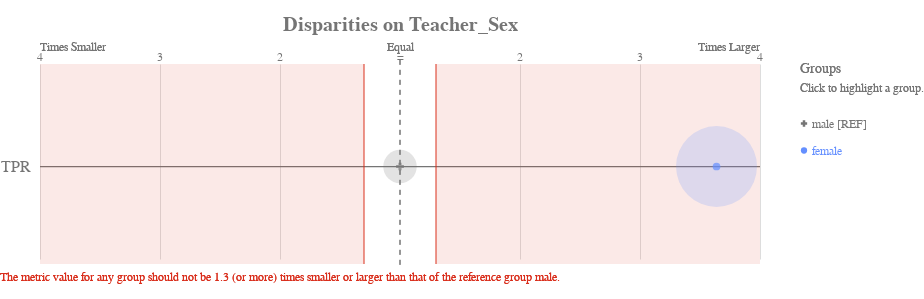

This figure's notebook cell:
### Code cell
ap.disparity(bdf, metrics, 'teacher_sex', fairness_threshold = 1.3)

### Figure 1 — Vega-Lite specification as saved in the notebook (floating-point values rounded to 4 significant figures)
{"config": {"view": {"continuousWidth": 400, "continuousHeight": 300, "strokeWidth": 0}, "axisLeft": {"labelColor": "rgb(117,117,117)", "labelFont": "Arial", "labelFontSize": 16}, "title": {"align": "center", "baseline": "middle", "color": "rgb(117,117,117)", "font": "Arial", "fontSize": 20, "fontWeight": "bold"}}, "layer": [{"data": {"name": "data-00ac13c15038262a930aaba6584e6216"}, "mark": {"type": "rule", "stroke": "rgb(117,117,117)", "strokeWidth": 1.25, "tooltip": ""}, "encoding": {"x": {"type": "quantitative", "field": "x", "scale": {"domain": [-3, 3], "range": [40.0, 760.0]}}, "x2": {"field": "x2"}, "y": {"type": "nominal", "axis": {"domain": false, "labelAngle": 0, "labelPadding": -30, "orient": "left", "ticks": false, "title": ""}, "field": "metric", "scale": {"domain": ["TPR"], "range": [30, 225.0]}}}}, {"data": {"name": "data-79dd248bdaa0ea02c535240e8ad022c8"}, "mark": {"type": "rule", "stroke": "rgb(117,117,117)", "strokeDash": [5, 5], "strokeWidth": 1}, "encoding": {"tooltip": {"value": "male [REF]"}, "x": {"value": 400.0}, "y": {"value": 20.83}, "y2": {"value": 229.2}}}, {"data": {"name": "data-3a1d065fd3aa317a7985f416b0b7774b"}, "mark": {"type": "text", "align": "center", "color": "rgb(117,117,117)", "font": "Arial", "fontSize": 12, "fontWeight": "normal", "tooltip": ""}, "encoding": {"text": {"type": "nominal", "field": "label"}, "x": {"type": "quantitative", "field": "value", "scale": {"domain": [-3, 3], "range": [40.0, 760.0]}}, "y": {"value": 17.5}}}, {"layer": [{"mark": {"type": "text", "align": "left", "fill": "rgb(117,117,117)", "font": "Arial", "fontSize": 12, "fontWeight": "normal", "tooltip": ""}, "encoding": {"text": {"value": "Times Smaller"}, "x": {"value": 40.0}, "y": {"value": 7.5}}}, {"mark": {"type": "text", "align": "right", "fill": "rgb(117,117,117)", "font": "Arial", "fontSize": 12, "fontWeight": "normal", "tooltip": ""}, "encoding": {"text": {"value": "Times Larger"}, "x": {"value": 760.0}, "y": {"value": 7.5}}}, {"mark": {"type": "text", "align": "center", "fill": "rgb(117,117,117)", "font": "Arial", "fontSize": 12, "fontWeight": "normal", "tooltip": ""}, "encoding": {"text": {"value": "Equal"}, "x": {"value": 400.0}, "y": {"value": 7.5}}}], "data": {"name": "data-79dd248bdaa0ea02c535240e8ad022c8"}}, {"layer": [{"mark": {"type": "rule", "opacity": 0.8, "stroke": "rgb(217, 46, 28)", "strokeWidth": 1.25, "tooltip": ""}, "encoding": {"x": {"type": "quantitative", "field": "min", "scale": {"domain": [-3, 3], "range": [40.0, 760.0]}}, "y": {"value": 25.0}, "y2": {"value": 225.0}}}, {"mark": {"type": "rule", "opacity": 0.8, "stroke": "rgb(217, 46, 28)", "strokeWidth": 1.25, "tooltip": ""}, "encoding": {"x": {"type": "quantitative", "field": "max", "scale": {"domain": [-3, 3], "range": [40.0, 760.0]}}, "y": {"value": 25.0}, "y2": {"value": 225.0}}}, {"layer": [{"mark": {"type": "rect", "fill": "rgb(217, 46, 28)", "opacity": 0.1, "tooltip": ""}, "encoding": {"x": {"type": "quantitative", "field": "min", "scale": {"domain": [-3, 3], "range": [40.0, 760.0]}}, "x2": {"field": "lower_end"}, "y": {"value": 25.0}, "y2": {"value": 225.0}}}, {"mark": {"type": "rect", "fill": "rgb(217, 46, 28)", "opacity": 0.1, "tooltip": ""}, "encoding": {"x": {"type": "quantitative", "field": "max", "scale": {"domain": [-3, 3], "range": [40.0, 760.0]}}, "x2": {"field": "upper_end"}, "y": {"value": 25.0}, "y2": {"value": 225.0}}}]}, {"data": {"name": "data-79dd248bdaa0ea02c535240e8ad022c8"}, "mark": {"type": "text", "align": "left", "baseline": "top", "fill": "rgb(217, 46, 28)", "font": "Arial", "fontSize": 12, "fontWeight": "normal", "tooltip": ""}, "encoding": {"text": {"value": "The metric value for any group should not be 1.3 (or more) times smaller or larger than that of the reference group male."}, "x": {"value": 0}, "y": {"value": 233.3}}}], "data": {"name": "data-c630af60ccfdede051fcc4a90fc2e3c6"}}, {"layer": [{"mark": "circle"}, {"data": {"name": "data-ed0e8455a754fea6eab871df6477faa8"}, "mark": {"type": "circle", "opacity": 0.2}, "encoding": {"color": {"condition": {"type": "nominal", "field": "attribute_value", "legend": null, "scale": {"domain": ["male", "female"], "range": ["rgb(117,117,117)", "rgb(100, 143, 255)", "rgb(254, 97, 0)", "rgb(220, 38, 127)", "rgb(255, 176, 0)", "rgb(120, 94, 240)"]}, "selection": "selector049"}, "value": "rgb(224,224,224)"}, "size": {"type": "quantitative", "field": "group_size", "legend": null, "scale": {"domain": [0, 18110.0], "range": [0, 7854.0]}}, "tooltip": [{"type": "nominal", "field": "attribute_value", "title": "Group"}, {"type": "nominal", "field": "tooltip_group_size", "title": "Group Size"}, {"type": "nominal", "field": "tooltip_disparity_explanation_tpr", "title": "Disparity"}, {"type": "quantitative", "field": "tpr", "format": ".2f", "title": "TPR"}], "x": {"type": "quantitative", "axis": {"domain": false, "labels": false, "ticks": false, "title": null, "values": [1, 2, 3, -3, -2, -1]}, "field": "tpr_disparity_scaled", "scale": {"domain": [-3, 3], "range": [40.0, 760.0]}}, "y": {"type": "nominal", "axis": {"domain": false, "grid": false, "labels": false, "ticks": false, "title": " "}, "field": "metric_variable", "scale": {"domain": ["TPR"], "range": [30, 225.0]}}}, "selection": {"selector051": {"type": "multi", "empty": "all", "fields": ["attribute_value"]}}, "transform": [{"calculate": "'TPR'", "as": "metric_variable"}]}, {"layer": [{"mark": "point"}, {"data": {"name": "data-ed0e8455a754fea6eab871df6477faa8"}, "mark": {"type": "point", "filled": true, "size": 60}, "encoding": {"color": {"condition": {"type": "nominal", "field": "attribute_value", "legend": null, "scale": {"domain": ["male", "female"], "range": ["rgb(117,117,117)", "rgb(100, 143, 255)", "rgb(254, 97, 0)", "rgb(220, 38, 127)", "rgb(255, 176, 0)", "rgb(120, 94, 240)"]}, "selection": "selector049"}, "value": "rgb(224,224,224)"}, "shape": {"type": "nominal", "field": "attribute_value", "legend": null, "scale": {"domain": ["male", "female"], "range": ["cross", "circle"]}}, "tooltip": [{"type": "nominal", "field": "attribute_value", "title": "Group"}, {"type": "nominal", "field": "tooltip_group_size", "title": "Group Size"}, {"type": "nominal", "field": "tooltip_disparity_explanation_tpr", "title": "Disparity"}, {"type": "quantitative", "field": "tpr", "format": ".2f", "title": "TPR"}], "x": {"type": "quantitative", "axis": {"domain": false, "labels": false, "ticks": false, "title": null, "values": [1, 2, 3, -3, -2, -1]}, "field": "tpr_disparity_scaled", "scale": {"domain": [-3, 3], "range": [40.0, 760.0]}}, "y": {"type": "nominal", "axis": {"domain": false, "grid": false, "labels": false, "ticks": false, "title": " "}, "field": "metric_variable", "scale": {"domain": ["TPR"], "range": [30, 225.0]}}}, "selection": {"selector050": {"type": "multi", "empty": "all", "fields": ["attribute_value"]}}, "transform": [{"calculate": "'TPR'", "as": "metric_variable"}]}]}]}, {"layer": [{"mark": {"type": "point", "filled": true, "opacity": 1, "size": 39.48}, "encoding": {"color": {"condition": {"type": "nominal", "field": "attribute_value", "legend": null, "scale": {"domain": ["male", "female"], "range": ["rgb(117,117,117)", "rgb(100, 143, 255)", "rgb(254, 97, 0)", "rgb(220, 38, 127)", "rgb(255, 176, 0)", "rgb(120, 94, 240)"]}, "selection": "selector049"}, "value": "rgb(224,224,224)"}, "shape": {"type": "nominal", "field": "attribute_value", "legend": null, "scale": {"domain": ["male", "female"], "range": ["cross", "circle"]}}, "x": {"value": 804}, "y": {"type": "nominal", "axis": {"domain": false, "grid": false, "labels": false, "ticks": false, "title": " "}, "field": "attribute_value", "scale": {"domain": ["male", "female"], "range": [71, 125]}}}, "selection": {"selector049": {"type": "multi", "empty": "all", "fields": ["attribute_value"]}}}, {"mark": {"type": "text", "align": "left", "baseline": "middle", "font": "Arial", "fontSize": 12, "fontWeight": "normal"}, "encoding": {"color": {"condition": {"type": "nominal", "field": "attribute_value", "legend": null, "scale": {"domain": ["male", "female"], "range": ["rgb(117,117,117)", "rgb(100, 143, 255)", "rgb(254, 97, 0)", "rgb(220, 38, 127)", "rgb(255, 176, 0)", "rgb(120, 94, 240)"]}, "selection": "selector049"}, "value": "rgb(224,224,224)"}, "text": {"type": "nominal", "field": "label"}, "x": {"value": 812}, "y": {"type": "nominal", "axis": {"domain": false, "grid": false, "labels": false, "ticks": false, "title": " "}, "field": "attribute_value", "scale": {"domain": ["male", "female"], "range": [71, 125]}}}, "selection": {"selector052": {"type": "multi", "empty": "all", "fields": ["attribute_value"]}}}, {"data": {"name": "data-79dd248bdaa0ea02c535240e8ad022c8"}, "mark": {"type": "text", "align": "left", "baseline": "middle", "color": "rgb(117,117,117)", "font": "Arial", "fontSize": 12, "fontWeight": "normal"}, "encoding": {"text": {"value": "Click to highlight a group."}, "x": {"value": 800}, "y": {"value": 49}}}, {"data": {"name": "data-79dd248bdaa0ea02c535240e8ad022c8"}, "mark": {"type": "text", "align": "left", "baseline": "middle", "color": "rgb(117,117,117)", "font": "Arial", "fontSize": 14, "fontWeight": "normal"}, "encoding": {"text": {"value": "Groups"}, "x": {"value": 800}, "y": {"value": 30}}}], "data": {"name": "data-b9f75b5c0827c85fba1c9c9d5d5ac8e6"}}], "height": 250, "padding": {"top": 15, "bottom": 10}, "resolve": {"scale": {"size": "independent", "y": "independent"}}, "title": "Disparities on Teacher_Sex", "width": 800, "$schema": "https://vega.github.io/schema/vega-lite/v4.8.1.json", "datasets": {"data-00ac13c15038262a930aaba6584e6216": [{"metric": "TPR", "x": -3, "x2": 3}], "data-79dd248bdaa0ea02c535240e8ad022c8": [{"a": 1, "b": 0}, {"a": 1, "b": 0}], "data-3a1d065fd3aa317a7985f416b0b7774b": [{"value": 1, "label": 2}, {"value": 2, "label": 3}, {"value": 3, "label": 4}, {"value": -3, "label": 4}, {"value": -2, "label": 3}, {"value": -1, "label": 2}, {"value": 0, "label": "="}], "data-c630af60ccfdede051fcc4a90fc2e3c6": [{"min": -0.3, "max": 0.3, "lower_end": -3, "upper_end": 3}], "data-ed0e8455a754fea6eab871df6477faa8": [{"attribute_name": "teacher_sex", "attribute_value": "female", "group_size": 15093, "total_entities": 17677, "tpr": 0.1061, "tpr_disparity": 3.638, "tpr_disparity_scaled": 2.638, "tooltip_group_size": "15,093 (85.38%)", "tooltip_disparity_explanation_tpr": "3.64 times larger TPR than the reference group"}, {"attribute_name": "teacher_sex", "attribute_value": "male", "group_size": 2584, "total_entities": 17677, "tpr": 0.02916, "tpr_disparity": 1.0, "tpr_disparity_scaled": 0.0, "tooltip_group_size": "2,584 (14.62%)", "tooltip_disparity_explanation_tpr": "Reference group"}], "data-b9f75b5c0827c85fba1c9c9d5d5ac8e6": [{"attribute_value": "male", "label": "male [REF]"}, {"attribute_value": "female", "label": "female"}]}}
